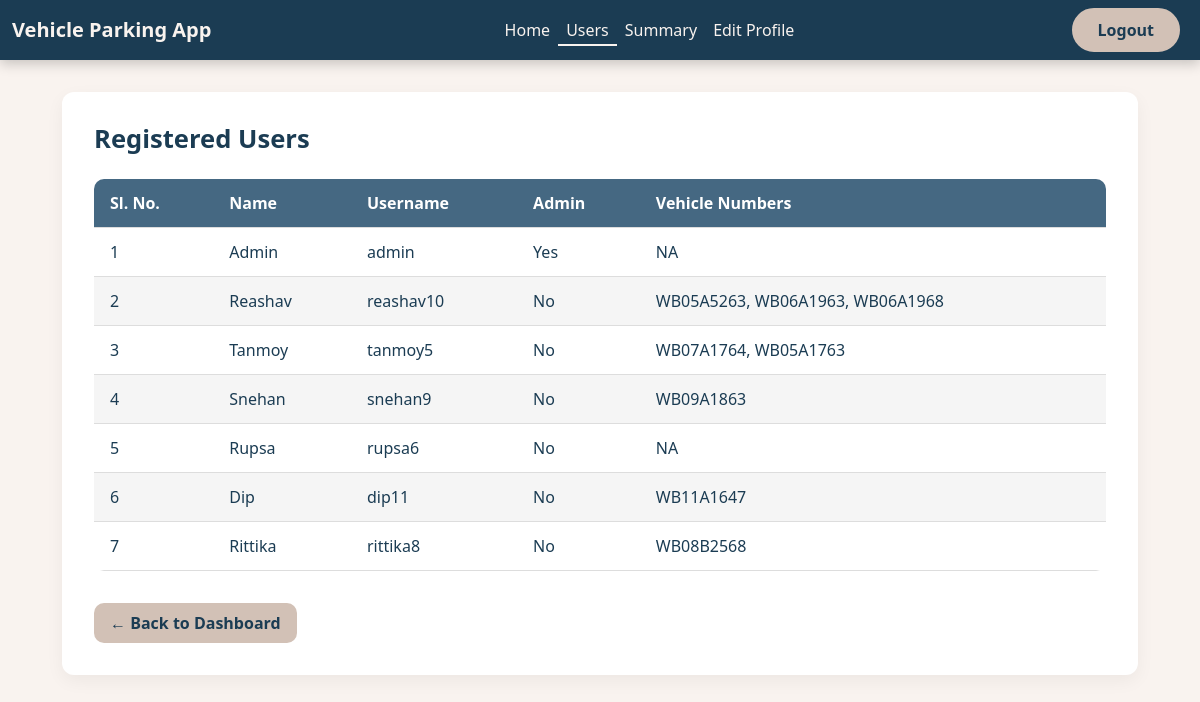
The app's page /admin_dashboard/users (signed in), older data.
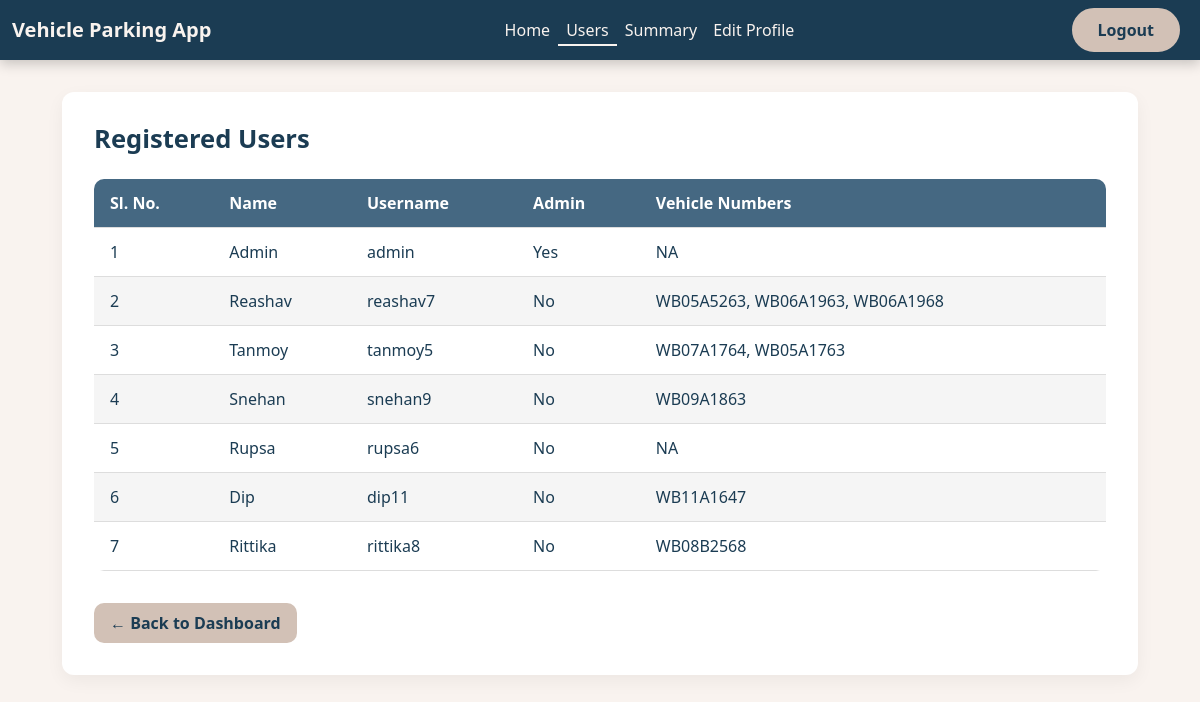
The same page, newer data.
### models.py (models this page shows)
class User(db.Model):
    __tablename__ = 'user'
    id = db.Column(db.Integer, primary_key=True)
    username = db.Column(db.String(32), unique=True, nullable=False)
    passhash = db.Column(db.String(256), nullable=False)
    name = db.Column(db.String(64), nullable=False)
    is_admin = db.Column(db.Boolean, default=False, nullable=False)
    reservations = db.relationship('Reservation', backref='user', lazy=True)

### routes.py (the view)
@app.route('/admin_dashboard/users')
@admin_required
def users_list():
    users = User.query.all()
    user_data = []
    for user in users:
        reservations = Reservation.query.filter_by(user_id=user.id).all()
        vehicle_numbers = list({r.vehicle_number for r in reservations})  # Use set to remove duplicates
        if vehicle_numbers:
            vehicle_display = ", ".join(vehicle_numbers)
        else:
            vehicle_display = "NA"
        user_data.append({
            'name': user.name,
            'username': user.username,
            'is_admin': user.is_admin,
            'vehicle_numbers': vehicle_display
        })
    return render_template('users_list.html', users=user_data)

### routes.py (called while the page is built)
def admin_required(func):
    @wraps(func)
    def inner(*args, **kwargs):
        if 'user_id' not in session:
            flash('You need to log in first', 'danger')
            return redirect(url_for('admin_login'))
        user = User.query.get(session['user_id'])
        if not user.is_admin:
            flash('You do not have permission to access this page', 'danger')
            return redirect(url_for('admin_login'))
        return func(*args, **kwargs)
    return inner

### templates/users_list.html (shortened to what this page needs)
{% extends 'layout.html' %}
{% block navbar %}
    {% include 'admin_navbar.html' %}
{% endblock navbar %}
{% block content %}
<div class="container users-container">
    <div class="users-card">
        <h2>Registered Users</h2>
        <table class="user-table">
            <thead>
                <tr>
                    <th>Sl. No.</th>
                    <th>Name</th>
                    <th>Username</th>
                    <th>Admin</th>
                    <th>Vehicle Numbers</th>
                </tr>
            </thead>
            <tbody>
                {% for user in users %}
                <tr>
                    <td>{{ loop.index }}</td>
                    <td>{{ user.name }}</td>
                    <td>{{ user.username }}</td>
                    <td>{{ 'Yes' if user.is_admin else 'No' }}</td>
                    <td>{{ user.vehicle_numbers }}</td>
                </tr>
                {% endfor %}
            </tbody>
        </table>
        <a href="{{ url_for('admin_dashboard', user_id=session['user_id']) }}" class="btn-back">← Back to Dashboard</a>
    </div>
</div>
{% endblock content %}

Row changes from the older to the newer data that the page shows:
changed User "Reashav": username "reashav10" → "reashav7"
